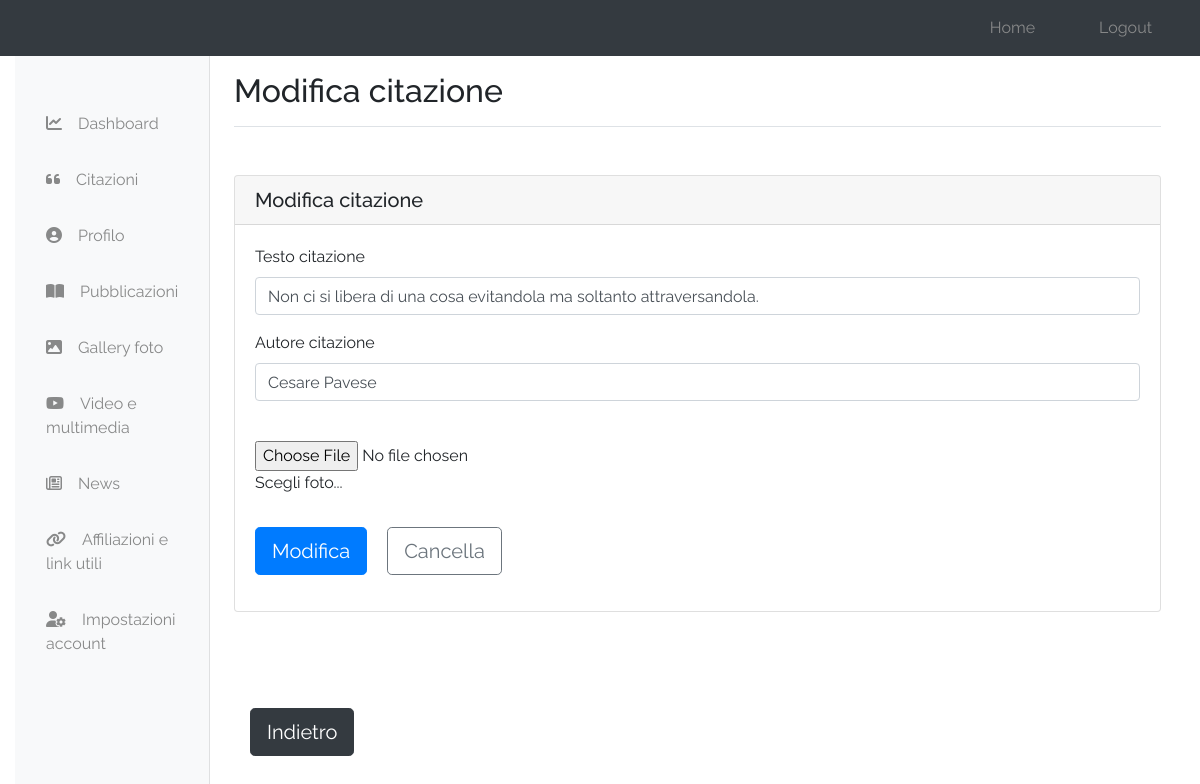
The app's page /admin/index.php?edit-quote&id=10 (signed in) with its own data.
### tables this page shows
CREATE TABLE `quotes` (
  `quote_id` int(11) NOT NULL,
  `quote_text` text NOT NULL,
  `quote_img` varchar(100) NOT NULL,
  `quote_author` varchar(100) NOT NULL,
  `quote_page` int(11) NOT NULL DEFAULT 0
);

### resources/templates/back/edit-quote.php (the view, shortened to what this page needs)
<?php
if(isset($_GET['id'])) {
    $quote = get_quote($_GET['id']);
}
?>
<div class="card my-5">
    <div class="card-header h5">Modifica citazione</div>
    <div class="card-body">
        <form id="editQuoteForm" action="" method="POST" enctype="multipart/form-data" class="needs-validation" novalidate>
            <div class="form-group">
                <label for="cit" class="form-label">Testo citazione</label>
                <input type="text" name="cit" class="form-control" id="cit" value="<?php echo $quote['quote_text']; ?>" required>
            </div>
            <div class="form-group">
                <label for="autore" class="form-label">Autore citazione</label>
                <input type="text" name="autore" class="form-control" id="autore" value="<?php echo $quote['quote_author']; ?>" required>
            </div>
            <div class="form-group mb-3">
                <input type="file" class="form-control-file" id="quoteFoto" name="quoteFoto">
                <label class="form-label" for="quoteFoto">Scegli foto...</label>
            </div>
            <div class="form-group mt-4">
                <button name="editQuote" type="submit" class="btn btn-primary btn-lg mr-3">Modifica</button>
                <button name="reset" type="reset" class="btn btn-outline-secondary btn-lg" onClick="formReset('editQuoteForm')">Cancella</button>
            </div>
        </form>
    </div>
</div>
<a class="btn btn-dark btn-lg my-5 ml-3" href="../admin/index.php?quotes" role="button">Indietro</a>

### css/style.css (style rules this page uses)
body { background-color: #FFF; font-family: 'Raleway', sans-serif !important; min-height: 100%; }

### records on screen
quotes: cit "Non ci si libera di una cosa evitandola ma soltanto attraversandola.", autore "Cesare Pavese"

### other values on screen
$title "Modifica citazione"
